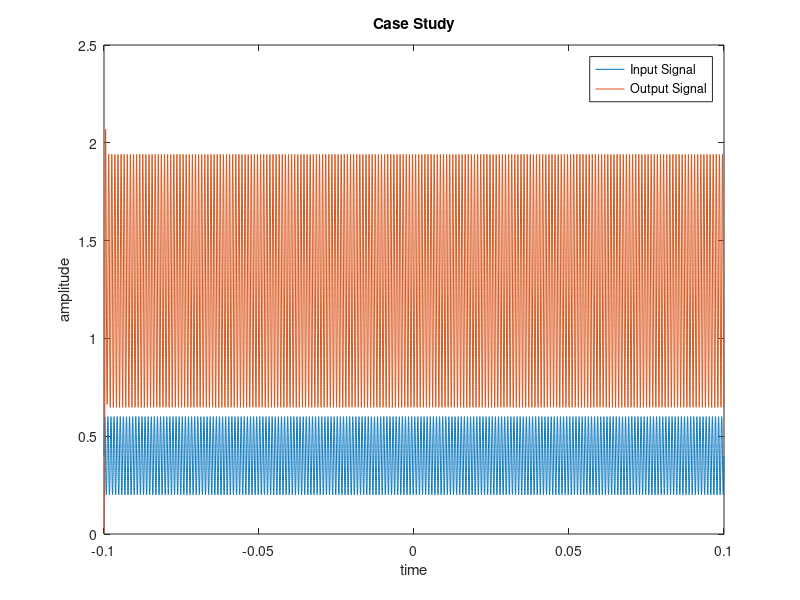
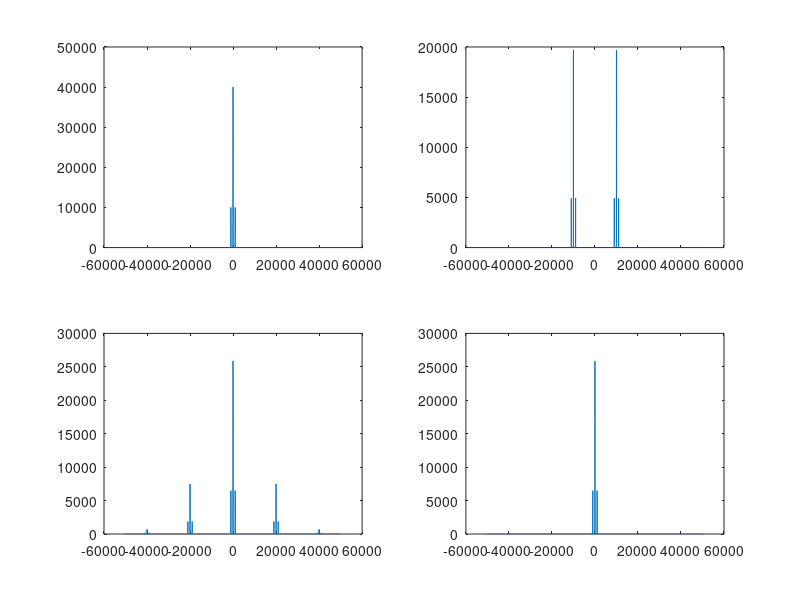

Write MATLAB code to recreate these figures, in order.
G=@(t)  0*(t<-2)   +  (-4-2*t).*(t>=-2 & t<0)   +   (-4+3*t).*(t>=0 & t<4)   +  (16-2*t).*(t>=4 & t<8)   + 0*(t>=8);

t=-10:0.01:10;

% plot(t,G(t));
% hold on
% plot(t,-2*G((t-1)/2),'r');

% 
% y=diric(t,600);
% plot(t,y)

% y=sawtooth(t);
% plot(t,y)

% y=square(t);
% plot(t,y)

% y=tripuls(t,0.1);
% plot(t,y)

% y=sinc(t);
% plot(t,y)

n=0:40;
d=@(n) n==0;

x1=cos(2*pi*0.1*n);
x2=cos(2*pi*0.4*n);
x=2*x1-3*x2;

a=[2.2403 2.4908 2.2403];
b=[1 -0.4 0.75];

% y1=conv(x1,h,'same');
% y2=conv(x2,h,'same');
% y=conv(x,h,'same');
% yt=2*y1-3*y2;
% d=y-yt;
% stem(n,d)


% xd=[zeros(1,10) x];
% yd=conv(h,xd,'same');
% d=yd-y;
% stem(n,d)






%
% n=-1:20;
% u=@(n) n>=0;
% d=@(n) n==0;
% g=@(n) 10*exp(-pi/4)*sin(3*pi*n/16).*u(n);
% 
% stem(n,g(n/3))


%
% n=0:100;
% no=randn(1,length(n));
% 
% x=sin(0.1*pi*n);
% xno=x+no;
% % stem(n,xno)
%  
% 
% stem(n,y)



ts=0.00001;
t=-0.1:ts:0.1;
m=2+sin(2*pi*1000*t);
c=cos(2*pi*10000*t);
g=m.*c;
y=abs(g);
cutoff=2000;
[a b]=butter(5,2*cutoff*ts);
z=filter(a,b,y);


figure (1)
plot(t,m/5,t,z);
legend('Input Signal','Output Signal')
xlabel ('time')
ylabel('amplitude')
title ('Case Study')
% Finding the FT of the signals
M=abs(fftshift(fft(m)));
G=abs(fftshift(fft(g)));
Y=abs(fftshift(fft(y)));
Z=abs(fftshift(fft(z)));
% Creating the vector for the frequency axis
f=[-length(t)/2:length(t)/2-1]/(length(t)*ts);
% Plotting all FT on one sheet, in a 2x2 matrix format
figure (2)
subplot (221)
plot(f,M)
subplot(222)
plot(f,G)
subplot (223)
plot(f,Y)
subplot(224)
plot(f,Z)










